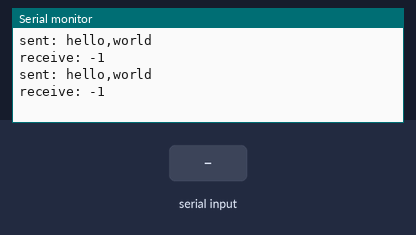
Simulated run of this sketch. Board: Arduino Uno, built with avr-gcc and run on an emulated ATmega328P. Shown: the last lines printed to the serial monitor. The inputs (shaded band) are chosen by the test bench.

Above: at 1.2 s.
1.3 s: byte 30 received over Serial
At 2.6 s:
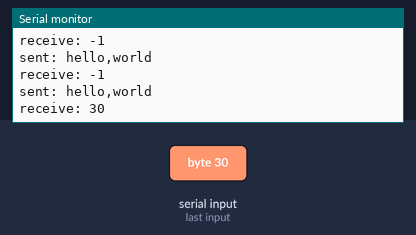
2.8 s: byte 90 received over Serial
At 3.5 s:
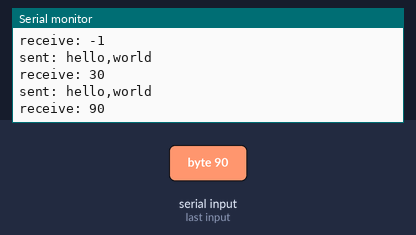
4.3 s: byte 120 received over Serial
At 5.8 s:
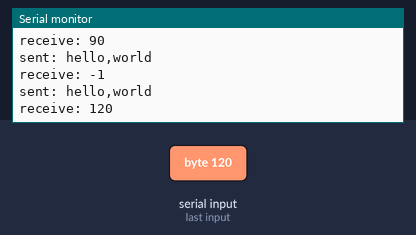
Timing chart, 0 to 7.3 s (numbered marks = the images above; inputs shaded):
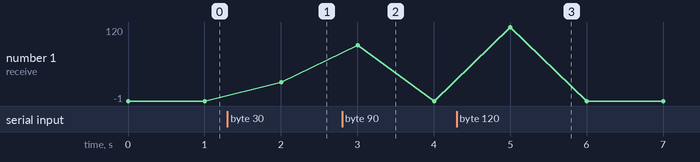

Measured:
- after the input at 1.3 s, the serial monitor: prints a new line after 0.70 s (image 1)
- after the input at 2.8 s, the serial monitor: prints a new line after 0.20 s (image 2)
- after the input at 4.3 s, the serial monitor: prints a new line after 0.70 s (image 3)
- plotted number 1: -1 → 30 after the input at 1.3 s

The sketch:

uart.ino
```cpp
/*
*********************************************************************************************************
* 功  能：模块初始化
* 形  参：None
* 返回值：None
* 备  注：None
* 作  者：LG
* 日  期：2020/10/29
*********************************************************************************************************
*/

void setup()
{
    Serial.begin(115200);
}

/*
*********************************************************************************************************
* 功  能：循环调用
* 形  参：None
* 返回值：None
* 备  注：None
* 作  者：LG
* 日  期：2020/10/29
*********************************************************************************************************
*/

void loop()
{
    int8_t receive_data = 0;
    Serial.print("sent: ");
    Serial.print("hello,world");
    Serial.println();
    Serial.print("receive: ");
    receive_data = Serial.read();
    Serial.print(receive_data);
    Serial.println();
    delay(1000);
}
```
